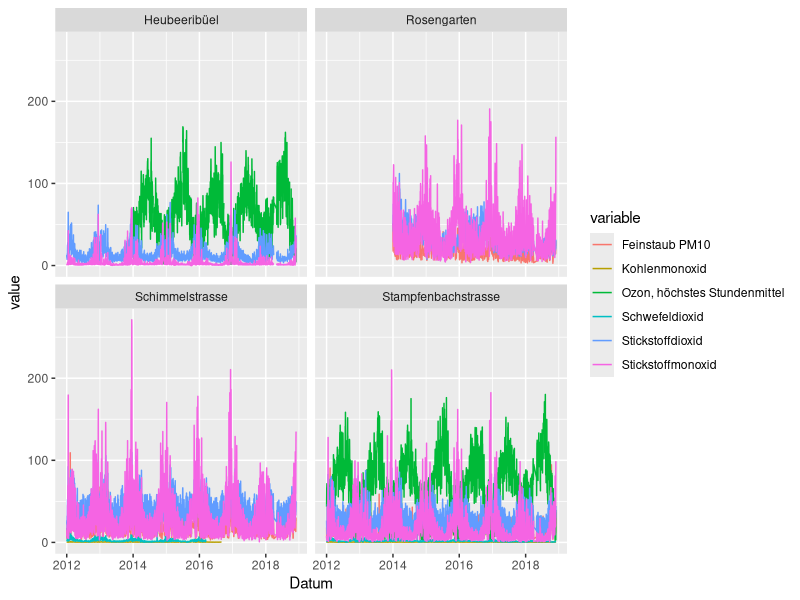
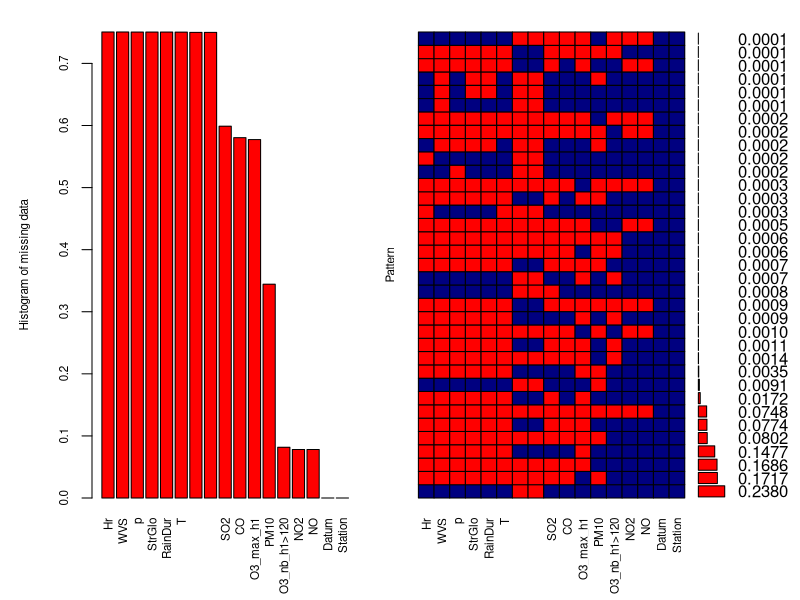
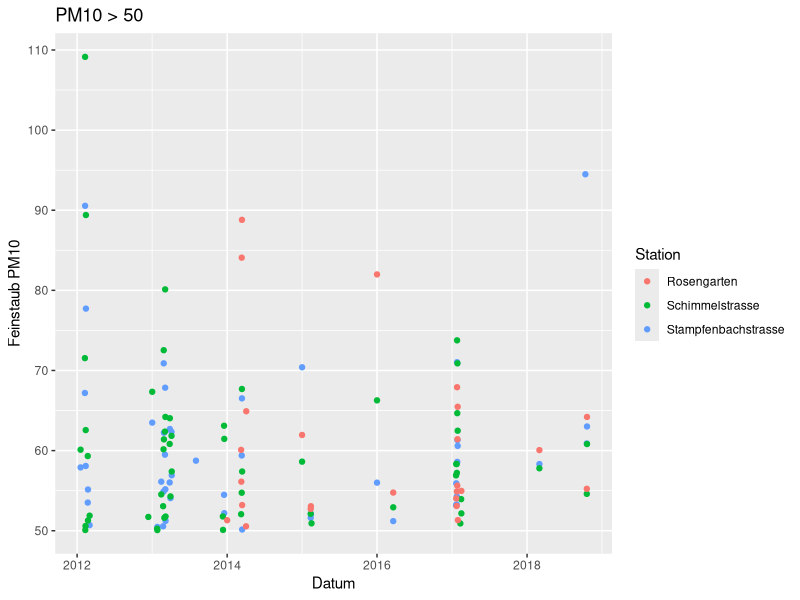
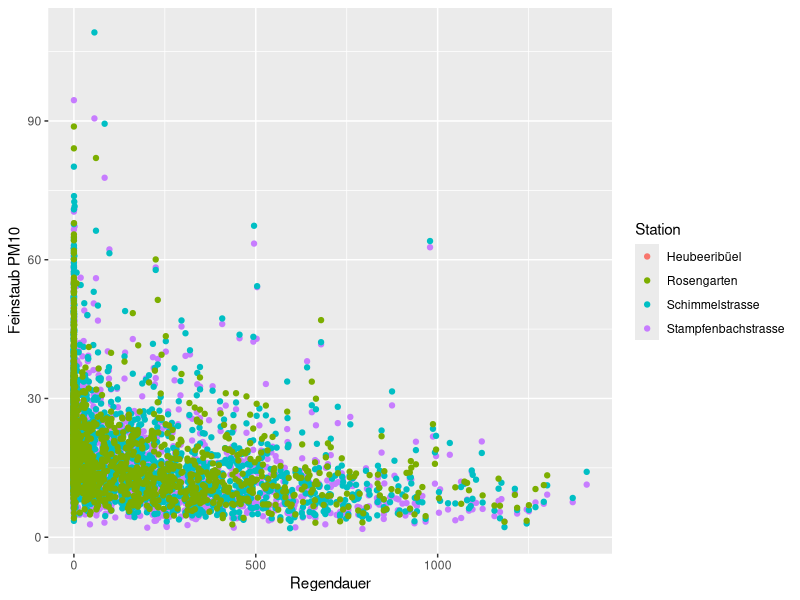

Here is the R script that generated these plots, in order:
# Hausaufgabe
#### Aufgabe 1 ####

library("tidyr")
library(readr)
require(dplyr, quietly = T)
library(ggplot2)

# Daten einlesen
ugz_luftqualitaetsmessung_seit_2012 <- read_csv("ugz_luftqualitaetsmessung_seit-2012.csv")
luftqualitaet <- as_tibble(ugz_luftqualitaetsmessung_seit_2012)

# Werte und titel separieren
titel <- slice(luftqualitaet, c(2))
titel[1] <- "Datum"
werte <- slice(luftqualitaet, c(-1:-5))

# Tabelle nach ort auseinander nehmen
stampfenbach <- werte %>% select(1,2:14) %>%
  mutate(station = "Stampfenbachstrasse")
stampfenbach_titel <- titel %>% select(1,2:14)
stampfenbach_titel[15] <- "Station"
names(stampfenbach) <- stampfenbach_titel

schimmel <- werte %>% select(1,15:22) %>%
  mutate(station = "Schimmelstrasse")
schimmel_titel <- titel %>% select(1,15:22)
schimmel_titel[10] <- "Station"
names(schimmel) <- schimmel_titel

heubeer <- werte %>% select(1,23:26) %>%
  mutate(station = "Heubeeribüel")
heubeer_titel <- titel %>% select(1,23:26)
heubeer_titel[6] <- "Station"
names(heubeer) <- heubeer_titel

rosengarten <- werte %>% select(1,27:30) %>%   
  mutate(station = "Rosengarten")
rosengarten_titel <- titel %>% select(1,27:30)
rosengarten_titel[6] <- "Station"
names(rosengarten) <- rosengarten_titel

# Tabelle zusammensetzen
luftqual <- bind_rows(stampfenbach, schimmel, heubeer, rosengarten)
str(luftqual)

# Zahlen von character nach numeric wandeln
luftqual[2:14] <- as_tibble(sapply(luftqual[2:14], as.numeric))
str(luftqual)
View(luftqual)



#### Aufgabe 2 ####
# mit ggplot
gather(luftqual, key = variable, value = value, c(2,3,4,6,7,8)) %>% 
  ggplot(aes(x = Datum, y = value, group = variable)) +
  geom_line(aes(color = variable)) +
  facet_wrap(~Station)

# mit ggally #falscher Ansatz
# library(GGally)
# ggpairs(luftqual, mapping = ggplot2::aes(color = Station), columns = c(2,3,4,6,7,8),
#         upper =list(continuous = wrap("points", alpha = 0.2)))


#### Aufgabe 3 ####
library(VIM)
par(mar= c(4,2,2,2))


# All Nan Werte zu NA`s ersetzen
luftqual.A3 <- rapply(luftqual, f=function(x) ifelse(is.nan(x),NA,x), how="replace")
View(luftqual.A3)

# Neue Namen für Header, ansonsten kein Platz für Plot
names(luftqual.A3) <- c("Datum", "SO2", "CO", "O3_max_h1", "O3_nb_h1>120", "NO2", "NO", "PM10", "T", "Hr", "p", "WVS", "StrGlo", "RainDur", "Station")
View(luftqual.A3)

# Anteil NA in Variable und Kombinationen von Varibablen
aggr_plot <- aggr(luftqual.A3, col=c('navyblue','red'), 
                  numbers=TRUE, sortVars=TRUE, labels=names(luftqual.A3), cex.axis=0.7, gap=3, ylab=c("Histogram of missing data","Pattern"), cex.lab = 0.7)

# Anzahl NA`s im Datensatz
sum(is.na(luftqual.A3))




#### Aufgabe 4 ####

# Feinstaub (PM10) jeweils fuer die Messpunkte 
# Stampfenbachstrasse, Schimmelstrasse, Rosengartenstrasse
# !! Heubeeribüel hat keine Messung von PM10 

# PM10 
# Jahresmittelgrenzwert: 20ug/m^3
# Tagesmittelgrenzwert: 50ug/m^3, darf max. 1x pro Jahr ueberschritten werden


# uberschittene Tagesmittelgrenzwerte
luftqual.PM10 <- luftqual %>% select(Datum, 'Feinstaub PM10', Station) %>%
  mutate(PM10_uberschritt = luftqual$`Feinstaub PM10` >= 50 )

#1 wie oft wird der Tagesmittel-Grenzwert an welcher Station ueberschritten?
luftqual.PM10 %>% group_by(Station) %>% summarize(n = sum(PM10_uberschritt, na.rm = T))

#2 ueberschrittenen Tagesmittelgrenzwerte fuer alle Stationen ueber die Zeit in einer Grafik
luftqual.PM10 %>% filter(PM10_uberschritt) %>% 
  ggplot(aes(x=Datum, y=`Feinstaub PM10`)) + geom_point(aes(color = Station)) + ggtitle("PM10 > 50")

# Der Tagesmittelgrenzwert wird bei allen Stationen oft an den gleichen Tagen uebertroffen.
# Dies ist gut moeglich da alle Messstatinen unter aehnlichen Einfluessen auf den Feinstaub reagieren
# wie zb. das Wetter.

#3 In welchen Jahren und Stationen ist der Anteil der Tage mit Grenzwert uberschreitungen
# signifikant groesser als zufaellig

# Jahresmittelgrenzwert = 20ug/m^3

# Messwerte sind iid: independent and identically distributed
luftqual.PM10 %>% group_by(Station) %>% summarize(n = sum(PM10_uberschritt, na.rm = T)) %>%
  mutate(wkeit_n = punif(q=n, min=0, max=365))

#### nicht sicher obe uniform Verteilung stimmt.


#### Aufgabe 5 ####

# Regendauer ~ PM10 pro Station 
# select(luftqual, Datum, Regendauer)
# PM10_temp <- luftqual %>% select(Datum,`Feinstaub PM10`, Station) %>%
  
# regendauer zu allen Stationen hinzufuegen mit leftjoin
ordered_PM10 <- left_join(x = select(luftqual, Datum,`Feinstaub PM10`, Station),
          y = filter(luftqual, Station == "Stampfenbachstrasse") %>% select( Datum, Regendauer),
          by = "Datum")
  
# Plot
ggplot(ordered_PM10, aes(x= Regendauer, y= `Feinstaub PM10`)) + geom_point(aes(color = Station))
